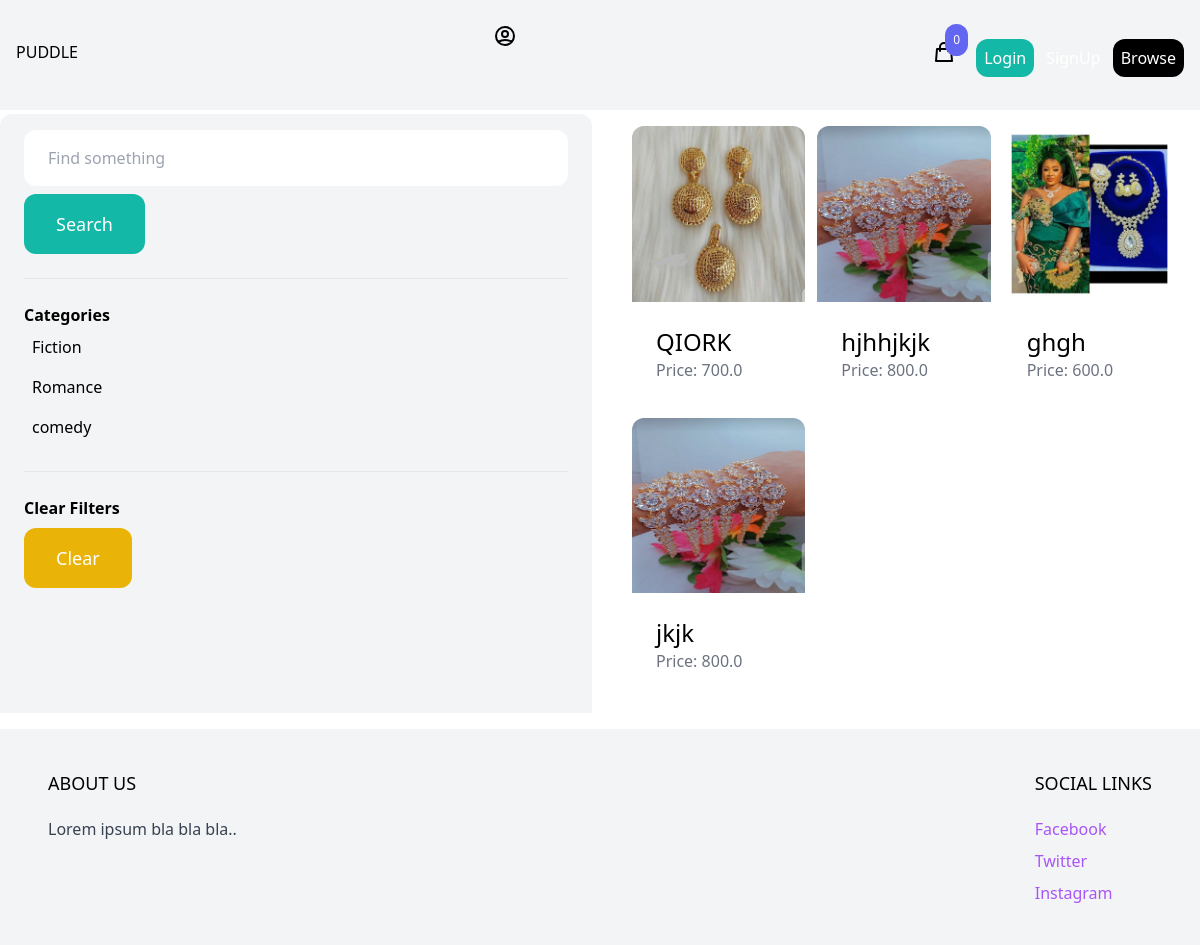
Before: /items/ with the older database file.
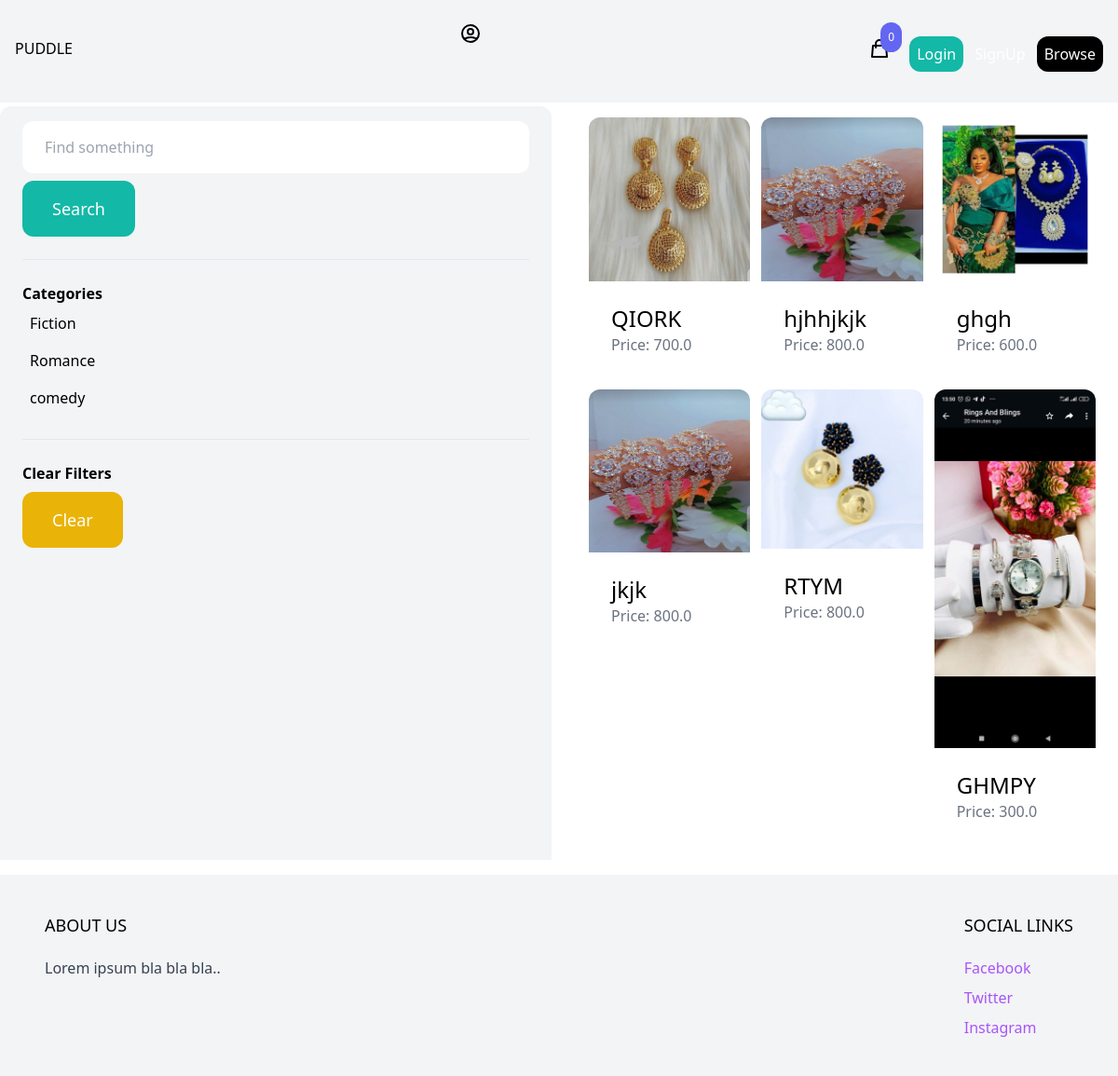
After: the same page with the newer database file.
### item/models.py (models this page shows, shortened)
class Category(models.Model):
    name = models.CharField(max_length=255)

class Item(models.Model):
    category = models.ForeignKey(Category, related_name ='items', on_delete = models.CASCADE)
    name = models.CharField(max_length = 255)
    description = models.TextField(blank =True, null =True)
    price = models.FloatField()
    image = models.ImageField(upload_to = 'item_images', blank =  True, null = True)
    is_sold = models.BooleanField(default = False)
    created_by = models.ForeignKey(User, related_name = 'items', on_delete = models.CASCADE)
    created_at = models.DateTimeField(auto_now_add=True)

### item/views.py (the view)
# urls.py: path('', items, name = 'items'),
def items(request):
    query = request.GET.get('query', '')
    category_id = request.GET.get('category', 0)
    categories = Category.objects.all()
    items = Item.objects.filter(is_sold = False)
    if category_id:
        items = items.filter(category_id = category_id)
    if query:
        query = items.filter(Q(name__icontains=query) | Q(description__icontains=query))
    return render(request, 'item/items.html', {
        'items':items,
        'query':query,
        'category_id': int(category_id),
        'categories' : categories
    })

### cart/cart.py (called while the page is built)
    def __len__(self):
        return sum(item['quantity'] for item in self.cart.values())

### cart/context_processors.py (called while the page is built)
def cart(request):
    return {'cart':Cart(request)}

### item/templates/item/items.html (shortened to what this page needs)
{% extends 'core/base.html' %}
{% block content %}
<div class="grid grid-cols-2 gap-4 pb-4">
    <div class="cols-1/2 py-4 px-6 bg-gray-100 mt-1 rounded-t-xl">
        <form action="{% url 'item:items' %}">
            <input type="text" name="query" placeholder="Find something" class="w-full py-4 px-6 rounded-xl" value="{{ query }}">
            <button class="mt-2 px-8 py-4 text-lg bg-teal-500 text-white rounded-xl">Search</button>
        </form>
        <hr class="my-6">
        <p class="font-semibold">Categories</p>
        <ul>
           {% for category in categories %}
           <li class="py-2 px-2 rounded-xl {% if category.id == category_id %} bg-teal-200 {else} bg-gray-200 {% endif %}">
                <a href="{% url 'item:items' %}?query={{ query }}&category={{ category.id }}">{{category.name}}</a>
            </li>
           {% endfor %}
        </ul>
        <hr class="my-6">
        <p class="font-semibold">Clear Filters</p>
        <ul>
            <li><a href="" class="mt-2 py-4 px-8 inline-block bg-yellow-500 text-lg rounded-xl text-white">Clear</a></li>
        </ul>
    </div>
    <div class="cols-3 py-4 px-6">
        <div class="grid grid-cols-3 gap-3 w-full">
            {% for item in items %}
            <div>
                <a href="{% url 'item:detail' item.id %}">
                    <div>
                        <img src="{{item.image.url}}" alt="" class="rounded-t-xl">
                    </div>
                    <div class="p-6 bg-white rounded-b-xk">
                        <h2 class="text-2xl">{{ item.name }}</h2>
                        <p class="text-gray-500">Price: {{item.price}}</p>
                    </div>
                </a>
            </div>
            {% endfor %}
        </div>
    </div>
</div>
{% endblock %}

Changed rows visible on the page:
added Item: image (picture), name "RTYM", price "800.0"
added Item: image (picture), name "GHMPY", price "300.0"
